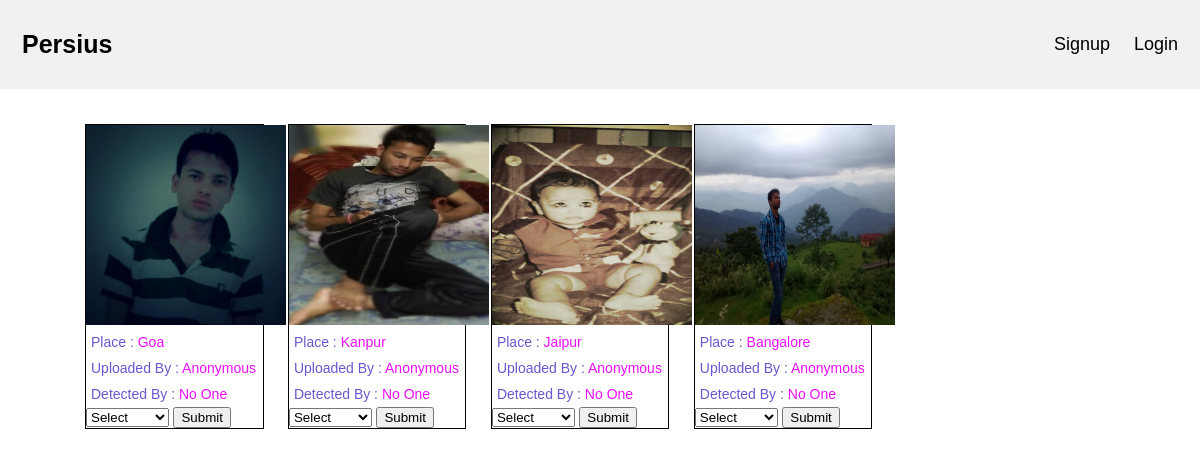
/persius/, run on an earlier commit of the app's database.
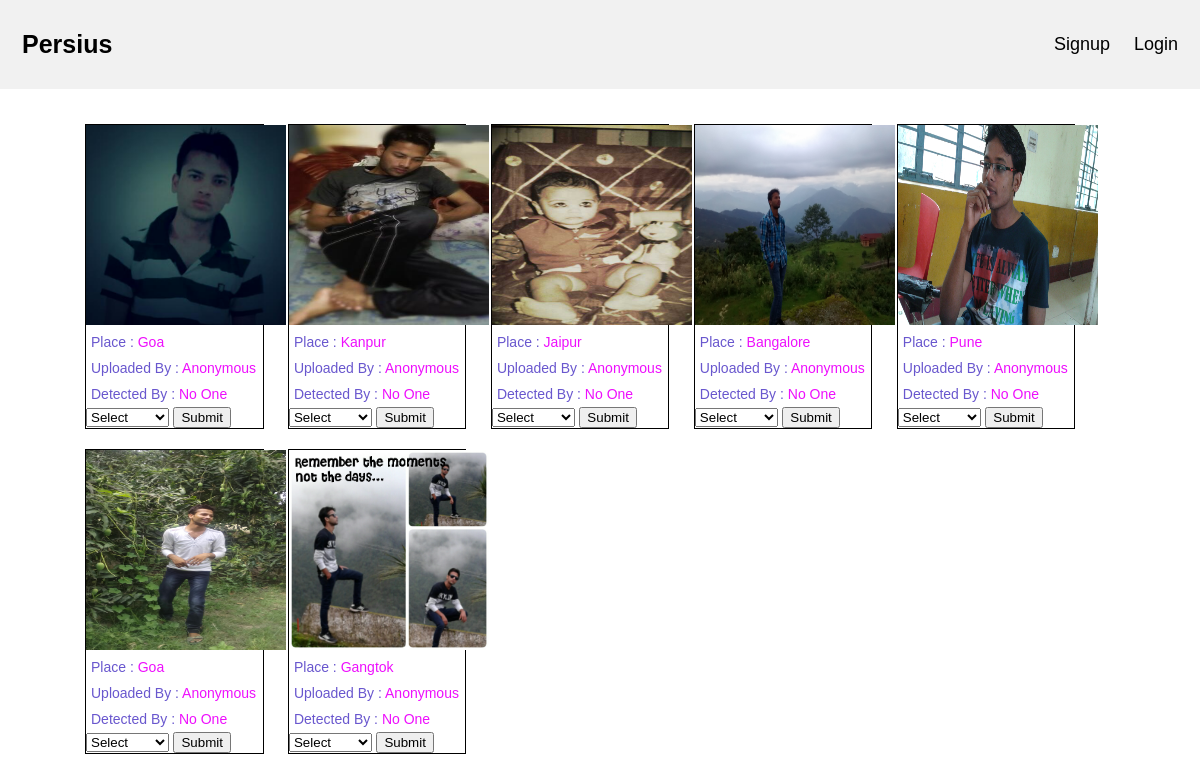
And on a later commit of the database.
### main/models.py (models this page shows, shortened)
class ImgPlace(models.Model):
    user = models.ForeignKey(User, null=True, on_delete=models.CASCADE)
    img = models.ImageField(null=True, blank=True, upload_to ='uploads/'),
    place = models.CharField(max_length=255, default='')
    image_url = models.URLField(max_length=200, default='')
    guess_by = models.CharField(max_length=255, default='')

### main/views.py (the view, shortened to what this page needs)
# urls.py: path('', views.index, name='index'),
def index(request):
    names = NamesPlace.objects.all()
    imges = ImgPlace.objects.all()
    return render(request,"home.html", {'Places': names, 'imges': imges, 'i': 6})

### main/templates/home.html (shortened to what this page needs)
<!DOCTYPE html>
<html lang="en">
<head>
    {% load static %}
    <link rel="stylesheet" type="text/css" href="{% static 'css/main.css' %}">
</head>
<body>
<div class="header">
  <a href="#default" class="logo">Persius</a>
  <div class="header-right">
      {% if user.is_authenticated %}
      <a class="active" href="#">Hello! {{user.first_name}}</a>
      <a href="logout">Logout</a>
      {% else %}
      <a href="signup">Signup</a>
      <a href="login">Login</a>
      {% endif %}
  </div>
</div>
<div class="container-fluid main">
    <div class="row">
        <div class="imggrid">
            {% for im in imges %}
                <div class="col-xs-12 post-type col-sm-6 col-md-4 col-lg-3">
                    <div>
                        <img class="img" src="{{im.image_url}}">
                    </div>
                    <div class="name">
                        <span class="heading">Place : </span>
                        <span class="in">{{im.place}}</span>
                    </div>
                    <div class="name">
                        <span class="heading">Uploaded By : </span>
                        <span class="in">
                            {% if  im.user %}
                            {{im.user.first_name}}
                            {% else %}
                            Anonymous
                            {% endif %}
                        </span>
                    </div>
                    <div class="name">
                        <span class="heading">Detected By : </span>
                        <span class="in">
                            {% if  im.guess_by %}
                                {{im.guess_by}}
                            {% else %}
                                No One
                            {% endif %}
                        </span>
                    </div>
                    <div>
                        <form method="POST" action="/persius/place">
                          <select name="agent_id" required>
                            <option value="1">Select</option>
                          </select>
                          <input type="submit" value="Submit">
                        </form>
                    </div>
                </div>
            {% endfor %}
        </div>
    </div>
</div>
</body>
</html>

What changed in the data, as far as the page shows it:
added ImgPlace: image_url (picture), place "Pune", shows "Anonymous", guess_by "No One"
added ImgPlace: image_url (picture), place "Goa", shows "Anonymous", guess_by "No One"
added ImgPlace: image_url (picture), place "Gangtok", shows "Anonymous", guess_by "No One"
